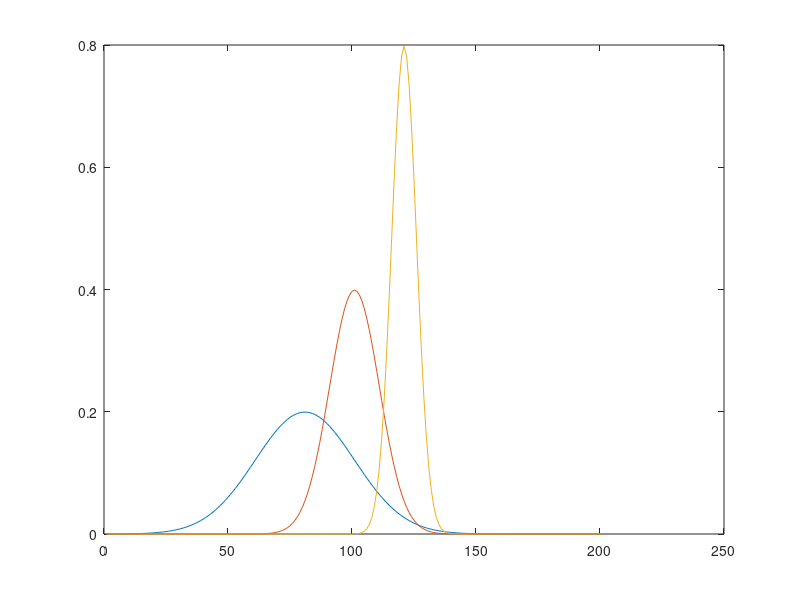

Recreate this plot in MATLAB. (Note: this script raises an error after producing the figure.)
% Exercitiul 1
n = 50; % numarul de pacienti
p = 0.2; % probabilitatea de vindecare

Y_cdf_1 = binocdf(3,n,p); % probabilitatea ca cel mult 3 pacienti sa se vindece prin cdf
Y_pdf_1 = sum(binopdf(0:3,n,p)); % probabilitatea ca cel mult 3 pacienti sa se vindece prin pdf

% Exercitiul 2
lambda = 0.25; 
Y_cdf_2 = 1 - poisscdf(1,lambda); % Probabilitatea ca o pagina sa aiba cel putin 2 erori
Y_pdf_2 = 1 - sum(poisspdf(0:1,lambda));

% Exercitiul 3
x = -10:0.1:10;
X_1 = normpdf(x,-2,2);
X_2 = normpdf(x,0,1);
X_3 = normpdf(x,2,0.5);

plot(X_1);
hold on;
plot(X_2);
plot(X_3);
hold off;

% Exercitiul 4
Y_1 = normspec([-2,2]);
Y_2 = normspec([-3,3]);
Y_3 = normspec([-4,4]);

% Exercitiul 5
z = 15;
mu = 20;
Z_1 = 1 - expcdf(20,15); % Probabilitatea ca un cetatean sa astepte 20 de minute
